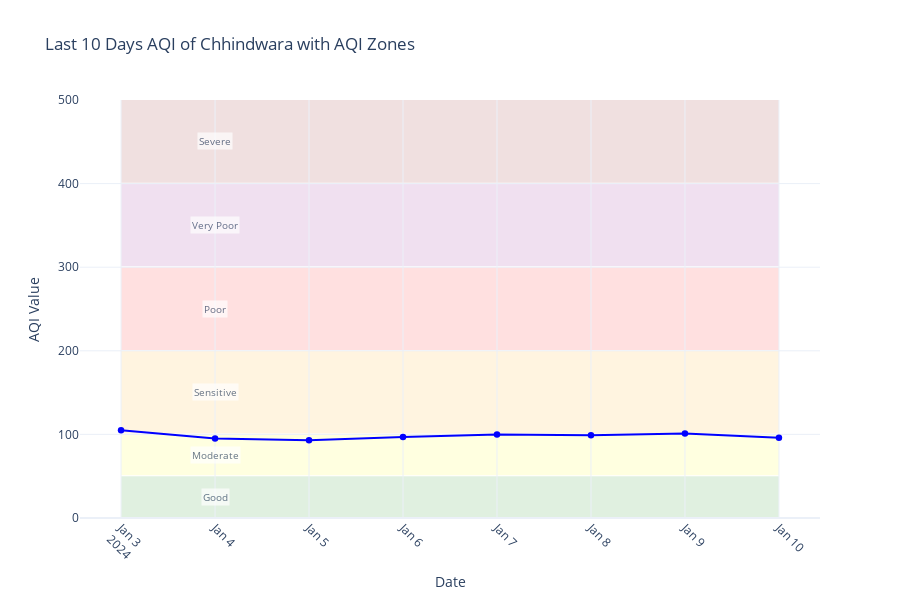

Notebook code cell kept with this figure:
### Code cell
import plotly.graph_objects as go
import pandas as pd

real = df_new[['DateTime', 'AQI']].tail(25)

# Defining AQI zones
aqi_zones = [
    (0, 50, 'green', 'Good'),
    (51, 100, 'yellow', 'Moderate'),
    (101, 200, 'orange', 'Sensitive'),
    (201, 300, 'red', 'Poor'),
    (301, 400, 'purple', 'Very Poor'),
    (401, 500, 'maroon', 'Severe')
]

# Creating figure
fig = go.Figure()

for low, high, color, label in aqi_zones:
    fig.add_shape(type="rect",x0=real['DateTime'].min(), x1=real['DateTime'].max(), y0=low, y1=high, fillcolor=color, opacity=0.12,line=dict(width=0),
                  layer="below")
    fig.add_annotation(x=real['DateTime'].iloc[1],y=(low + high) / 2,text=label,showarrow=False,font=dict(size=10),bgcolor="white",opacity=0.7)

# Add AQI line chart
fig.add_trace(go.Scatter(
    x=real['DateTime'],
    y=real['AQI'],
    mode='lines+markers',
    name='Actual AQI',
    line=dict(color='blue'),
    marker=dict(size=6.5)
))

# Update layout
fig.update_layout(
    title='Last 10 Days AQI of Chhindwara with AQI Zones',
    xaxis_title='Date',
    yaxis_title='AQI Value',
    xaxis=dict(tickangle=45),
    template='plotly_white',
    height=600
)

fig.show()

### Figure 1 — Plotly figure (JSON) as saved in the notebook; plotly's stock layout.template omitted (floating-point values rounded to 4 significant figures)
{"data": [{"line": {"color": "blue"}, "marker": {"size": 6.5}, "mode": "lines+markers", "name": "Actual AQI", "type": "scatter", "x": ["2024-01-03T00:00:00.000000000", "2024-01-04T00:00:00.000000000", "2024-01-05T00:00:00.000000000", "2024-01-06T00:00:00.000000000", "2024-01-07T00:00:00.000000000", "2024-01-08T00:00:00.000000000", "2024-01-09T00:00:00.000000000", "2024-01-10T00:00:00.000000000"], "y": [105, 95, 93, 97, 100, 99, 101, 96]}], "layout": {"annotations": [{"bgcolor": "white", "font": {"size": 10}, "opacity": 0.7, "showarrow": false, "text": "Good", "x": "2024-01-04T00:00:00", "y": 25}, {"bgcolor": "white", "font": {"size": 10}, "opacity": 0.7, "showarrow": false, "text": "Moderate", "x": "2024-01-04T00:00:00", "y": 75.5}, {"bgcolor": "white", "font": {"size": 10}, "opacity": 0.7, "showarrow": false, "text": "Sensitive", "x": "2024-01-04T00:00:00", "y": 150.5}, {"bgcolor": "white", "font": {"size": 10}, "opacity": 0.7, "showarrow": false, "text": "Poor", "x": "2024-01-04T00:00:00", "y": 250.5}, {"bgcolor": "white", "font": {"size": 10}, "opacity": 0.7, "showarrow": false, "text": "Very Poor", "x": "2024-01-04T00:00:00", "y": 350.5}, {"bgcolor": "white", "font": {"size": 10}, "opacity": 0.7, "showarrow": false, "text": "Severe", "x": "2024-01-04T00:00:00", "y": 450.5}], "height": 600, "shapes": [{"fillcolor": "green", "layer": "below", "line": {"width": 0}, "opacity": 0.12, "type": "rect", "x0": "2024-01-03T00:00:00", "x1": "2024-01-10T00:00:00", "y0": 0, "y1": 50}, {"fillcolor": "yellow", "layer": "below", "line": {"width": 0}, "opacity": 0.12, "type": "rect", "x0": "2024-01-03T00:00:00", "x1": "2024-01-10T00:00:00", "y0": 51, "y1": 100}, {"fillcolor": "orange", "layer": "below", "line": {"width": 0}, "opacity": 0.12, "type": "rect", "x0": "2024-01-03T00:00:00", "x1": "2024-01-10T00:00:00", "y0": 101, "y1": 200}, {"fillcolor": "red", "layer": "below", "line": {"width": 0}, "opacity": 0.12, "type": "rect", "x0": "2024-01-03T00:00:00", "x1": "2024-01-10T00:00:00", "y0": 201, "y1": 300}, {"fillcolor": "purple", "layer": "below", "line": {"width": 0}, "opacity": 0.12, "type": "rect", "x0": "2024-01-03T00:00:00", "x1": "2024-01-10T00:00:00", "y0": 301, "y1": 400}, {"fillcolor": "maroon", "layer": "below", "line": {"width": 0}, "opacity": 0.12, "type": "rect", "x0": "2024-01-03T00:00:00", "x1": "2024-01-10T00:00:00", "y0": 401, "y1": 500}], "title": {"text": "Last 10 Days AQI of Chhindwara with AQI Zones"}, "xaxis": {"tickangle": 45, "title": {"text": "Date"}}, "yaxis": {"title": {"text": "AQI Value"}}}}
